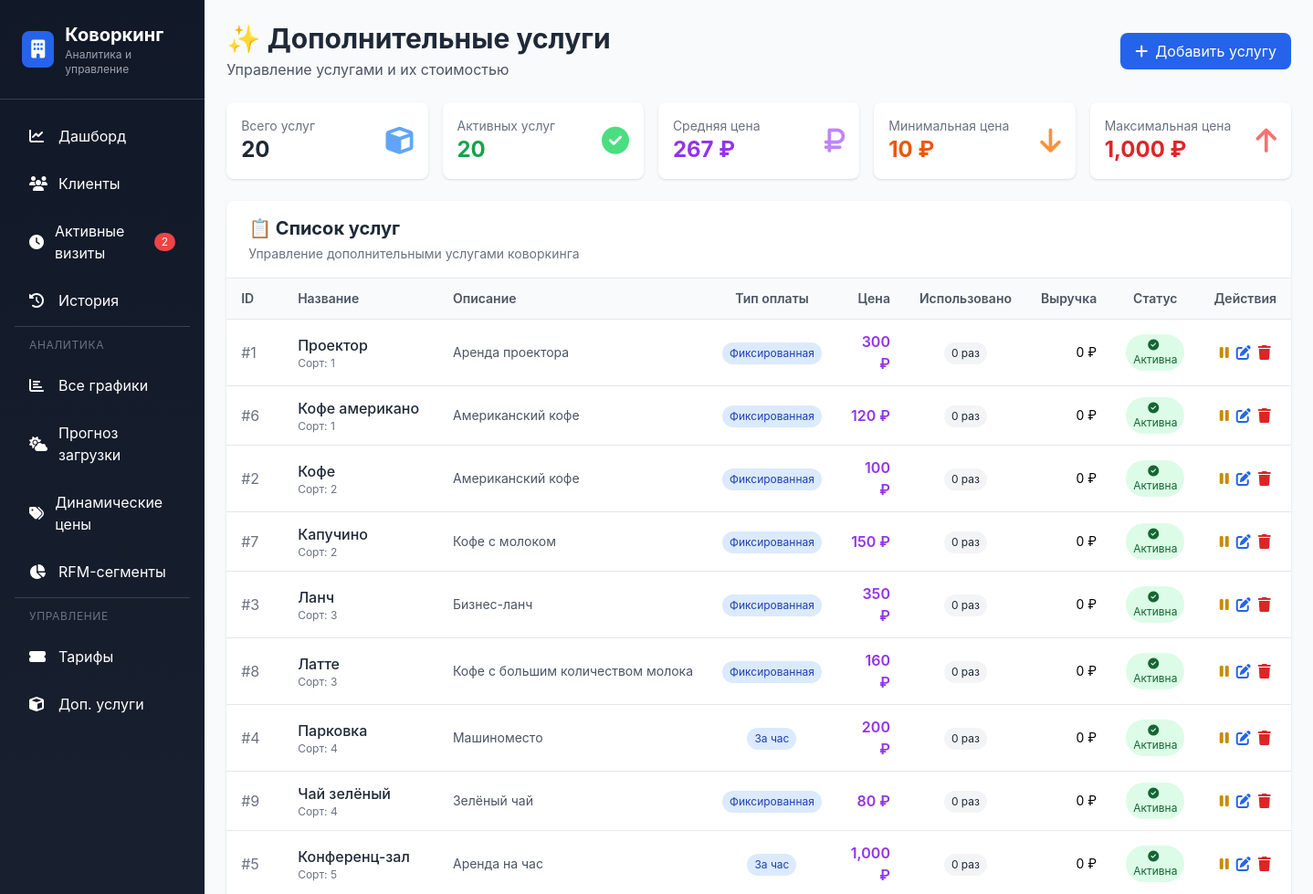
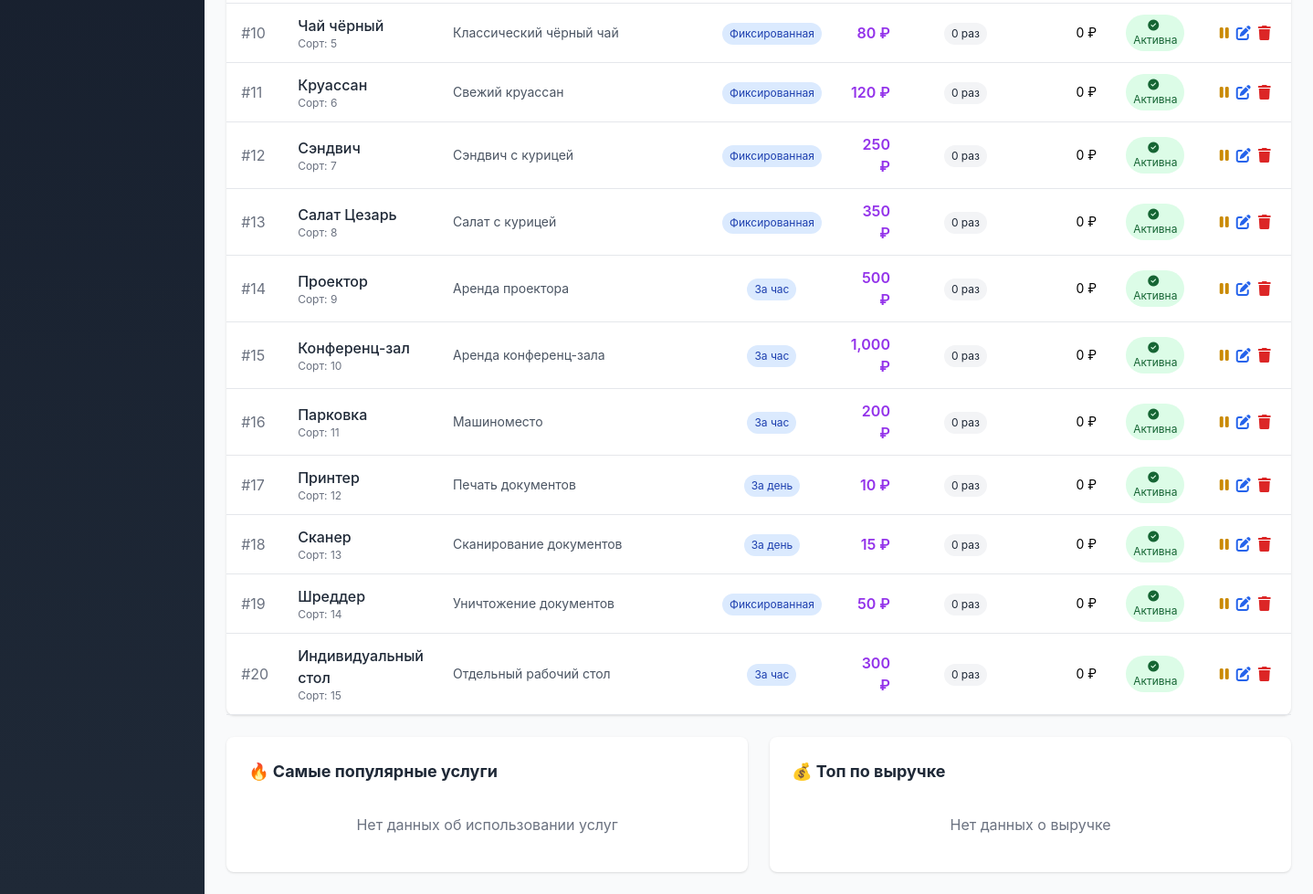
/services.php, run on the app's committed database (2 pictures, top to bottom).
### tables this page shows
CREATE TABLE `extra_services` (
  `id` int(11) NOT NULL AUTO_INCREMENT,
  `name` varchar(100) NOT NULL,
  `description` text DEFAULT NULL,
  `price` decimal(10,2) NOT NULL,
  `price_type` enum('fixed','per_hour','per_day') DEFAULT 'fixed',
  `is_active` tinyint(1) DEFAULT 1,
  `sort_order` int(11) DEFAULT 0,
  `created_at` timestamp NOT NULL DEFAULT current_timestamp(),
  PRIMARY KEY (`id`)
);

### services.php (the view, shortened to what this page needs)
<?php
$db = getDB();
$stmt = $db->query("
    SELECT * FROM extra_services
    ORDER BY sort_order ASC, id ASC
");
$services = $stmt->fetchAll();
$usage_stats = [];
foreach ($services as $service) {
    $stmt = $db->prepare("
        SELECT COUNT(*) as usage_count, COALESCE(SUM(total_amount), 0) as total_revenue
        FROM visits
        WHERE status = 'completed' AND extra_services_json LIKE ?
    ");
    $stmt->execute(['%\"' . $service['id'] . '\"%']);
    $usage_stats[$service['id']] = $stmt->fetch();
}
$stmt = $db->query("
    SELECT
        COUNT(*) as total_services,
        SUM(CASE WHEN is_active = 1 THEN 1 ELSE 0 END) as active_services,
        AVG(price) as avg_price,
        MIN(price) as min_price,
        MAX(price) as max_price
    FROM extra_services
");
$overall_stats = $stmt->fetch();
include 'header.php';
include 'left-menu.php';
?>
<div class="flex-1 p-6 bg-gray-50">
    <div class="flex justify-between items-center mb-6">
        <div>
            <h1 class="text-3xl font-bold text-gray-800">✨ Дополнительные услуги</h1>
            <p class="text-gray-600 mt-1">Управление услугами и их стоимостью</p>
        </div>
        <button onclick="openAddModal()" class="bg-blue-600 hover:bg-blue-700 text-white px-4 py-2 rounded-lg transition flex items-center space-x-2">
            <i class="fas fa-plus"></i>
            <span>Добавить услугу</span>
        </button>
    </div>
    <div class="grid grid-cols-1 md:grid-cols-5 gap-4 mb-6">
        <div class="bg-white rounded-lg shadow p-4">
            <div class="flex justify-between items-center">
                <div>
                    <p class="text-gray-500 text-sm">Всего услуг</p>
                    <p class="text-2xl font-bold text-gray-800"><?= $overall_stats['total_services'] ?? 0 ?></p>
                </div>
                <i class="fas fa-cube text-3xl text-blue-400"></i>
            </div>
        </div>
        <div class="bg-white rounded-lg shadow p-4">
            <div class="flex justify-between items-center">
                <div>
                    <p class="text-gray-500 text-sm">Активных услуг</p>
                    <p class="text-2xl font-bold text-green-600"><?= $overall_stats['active_services'] ?? 0 ?></p>
                </div>
                <i class="fas fa-check-circle text-3xl text-green-400"></i>
            </div>
        </div>
        <div class="bg-white rounded-lg shadow p-4">
            <div class="flex justify-between items-center">
                <div>
                    <p class="text-gray-500 text-sm">Средняя цена</p>
                    <p class="text-2xl font-bold text-purple-600"><?= number_format($overall_stats['avg_price'] ?? 0, 0) ?> ₽</p>
                </div>
                <i class="fas fa-ruble-sign text-3xl text-purple-400"></i>
            </div>
        </div>
        <div class="bg-white rounded-lg shadow p-4">
            <div class="flex justify-between items-center">
                <div>
                    <p class="text-gray-500 text-sm">Минимальная цена</p>
                    <p class="text-2xl font-bold text-orange-600"><?= number_format($overall_stats['min_price'] ?? 0, 0) ?> ₽</p>
                </div>
                <i class="fas fa-arrow-down text-3xl text-orange-400"></i>
            </div>
        </div>
        <div class="bg-white rounded-lg shadow p-4">
            <div class="flex justify-between items-center">
                <div>
                    <p class="text-gray-500 text-sm">Максимальная цена</p>
                    <p class="text-2xl font-bold text-red-600"><?= number_format($overall_stats['max_price'] ?? 0, 0) ?> ₽</p>
                </div>
                <i class="fas fa-arrow-up text-3xl text-red-400"></i>
            </div>
        </div>
    </div>
    <div class="bg-white rounded-lg shadow">
        <div class="border-b px-6 py-4">
            <h2 class="text-xl font-bold text-gray-800">📋 Список услуг</h2>
            <p class="text-sm text-gray-500 mt-1">Управление дополнительными услугами коворкинга</p>
        </div>
        <div class="overflow-x-auto">
            <table class="w-full">
                <thead class="bg-gray-50 border-b">
                    <tr>
                        <th class="text-left py-3 px-4 text-sm font-semibold text-gray-600">ID</th>
                        <th class="text-left py-3 px-4 text-sm font-semibold text-gray-600">Название</th>
                        <th class="text-left py-3 px-4 text-sm font-semibold text-gray-600">Описание</th>
                        <th class="text-center py-3 px-4 text-sm font-semibold text-gray-600">Тип оплаты</th>
                        <th class="text-right py-3 px-4 text-sm font-semibold text-gray-600">Цена</th>
                        <th class="text-center py-3 px-4 text-sm font-semibold text-gray-600">Использовано</th>
                        <th class="text-right py-3 px-4 text-sm font-semibold text-gray-600">Выручка</th>
                        <th class="text-center py-3 px-4 text-sm font-semibold text-gray-600">Статус</th>
                        <th class="text-center py-3 px-4 text-sm font-semibold text-gray-600">Действия</th>
                    </tr>
                </thead>
                <tbody>
                    <?php if (empty($services)): ?>
                        <tr>
                            <td colspan="9" class="text-center py-8 text-gray-500">
                                <i class="fas fa-cube fa-2x mb-2 block"></i>
                                Нет добавленных услуг
                             </td>
                         </tr>
                    <?php else: ?>
                        <?php foreach ($services as $service):
                            $usage = $usage_stats[$service['id']] ?? ['usage_count' => 0, 'total_revenue' => 0];
                            $price_types = [
                                'fixed' => 'Фиксированная',
                                'per_hour' => 'За час',
                                'per_day' => 'За день'
                            ];
                        ?>
                            <tr class="border-b hover:bg-gray-50">
                                <td class="py-3 px-4 text-gray-500">#<?= $service['id'] ?></td>
                                <td class="py-3 px-4">
                                    <div class="font-medium text-gray-800"><?= htmlspecialchars($service['name']) ?></div>
                                    <div class="text-xs text-gray-500">Сорт: <?= $service['sort_order'] ?></div>
                                </td>
                                <td class="py-3 px-4 text-sm text-gray-600 max-w-xs truncate">
                                    <?= htmlspecialchars($service['description'] ?: '—') ?>
                                </td>
                                <td class="py-3 px-4 text-center">
                                    <span class="inline-block px-2 py-1 text-xs rounded-full bg-blue-100 text-blue-800">
                                        <?= $price_types[$service['price_type']] ?>
                                    </span>
                                </td>
                                <td class="py-3 px-4 text-right">
                                    <span class="font-semibold text-purple-600"><?= number_format($service['price'], 0) ?> ₽</span>
                                </td>
                                <td class="py-3 px-4 text-center">
                                    <span class="inline-block px-2 py-1 text-xs rounded-full bg-gray-100 text-gray-800">
                                        <?= $usage['usage_count'] ?> раз
                                    </span>
                                </td>
                                <td class="py-3 px-4 text-right text-sm">
                                    <?= number_format($usage['total_revenue'], 0, ',', ' ') ?> ₽
                                </td>
                                <td class="py-3 px-4 text-center">
                                    <?php if ($service['is_active']): ?>
                                        <span class="inline-block px-2 py-1 text-xs rounded-full bg-green-100 text-green-800">
                                            <i class="fas fa-check-circle mr-1"></i>Активна
                                        </span>
                                    <?php else: ?>
                                        <span class="inline-block px-2 py-1 text-xs rounded-full bg-gray-100 text-gray-800">
                                            <i class="fas fa-ban mr-1"></i>Отключена
                                        </span>
                                    <?php endif; ?>
                                </td>
                                <td class="py-3 px-4 text-center">
                                    <div class="flex items-center justify-center space-x-2">
                                        <button onclick="toggleService(<?= $service['id'] ?>)"
                                                class="text-<?= $service['is_active'] ? 'yellow' : 'green' ?>-600 hover:text-<?= $service['is_active'] ? 'yellow' : 'green' ?>-800 transition"
                                                title="<?= $service['is_active'] ? 'Отключить' : 'Включить' ?>">
                                            <i class="fas fa-<?= $service['is_active'] ? 'pause' : 'play' ?>"></i>
                                        </button>
                                        <button onclick='editService(<?= json_encode($service) ?>)'
                                                class="text-blue-600 hover:text-blue-800 transition" title="Редактировать">
                                            <i class="fas fa-edit"></i>
                                        </button>
                                        <button onclick="deleteService(<?= $service['id'] ?>, '<?= htmlspecialchars($service['name']) ?>')"
                                                class="text-red-600 hover:text-red-800 transition" title="Удалить">
                                            <i class="fas fa-trash"></i>
                                        </button>
                                    </div>
                                </td>
                            </tr>
                        <?php endforeach; ?>
                    <?php endif; ?>
                </tbody>
            </table>
        </div>
    </div>
    <div class="mt-6 grid grid-cols-1 lg:grid-cols-2 gap-6">
        <div class="bg-white rounded-lg shadow p-6">
            <h3 class="text-lg font-bold text-gray-800 mb-4">🔥 Самые популярные услуги</h3>
            <div class="space-y-4">
                <?php
                $popular = array_filter($services, function($s) use ($usage_stats) {
                    return ($usage_stats[$s['id']]['usage_count'] ?? 0) > 0;
                });
                usort($popular, function($a, $b) use ($usage_stats) {
                    return ($usage_stats[$b['id']]['usage_count'] ?? 0) - ($usage_stats[$a['id']]['usage_count'] ?? 0);
                });
                $popular = array_slice($popular, 0, 5);
                if (empty($popular)): ?>
                    <p class="text-gray-500 text-center py-4">Нет данных об использовании услуг</p>
                <?php endif; ?>
            </div>
        </div>
        <div class="bg-white rounded-lg shadow p-6">
            <h3 class="text-lg font-bold text-gray-800 mb-4">💰 Топ по выручке</h3>
            <div class="space-y-4">
                <?php
                $top_revenue = array_filter($services, function($s) use ($usage_stats) {
                    return ($usage_stats[$s['id']]['total_revenue'] ?? 0) > 0;
                });
                usort($top_revenue, function($a, $b) use ($usage_stats) {
                    return ($usage_stats[$b['id']]['total_revenue'] ?? 0) - ($usage_stats[$a['id']]['total_revenue'] ?? 0);
                });
                $top_revenue = array_slice($top_revenue, 0, 5);
                if (empty($top_revenue)): ?>
                    <p class="text-gray-500 text-center py-4">Нет данных о выручке</p>
                <?php endif; ?>
            </div>
        </div>
    </div>
</div>
<?php include 'footer.php'; ?>

### header.php (style rules this page uses)
* { margin: 0; padding: 0; box-sizing: border-box; }
body { font-family: -apple-system, BlinkMacSystemFont, 'Segoe UI', Roboto, 'Helvetica Neue', Arial, sans-serif; }

### data on the page
extra_services: id "1", name "Проектор", sort_order "1", description "Аренда проектора", price_type "Фиксированная", price "300", usage_count "0", total_revenue "0", is_active 1 (drawn)
extra_services: id "6", name "Кофе американо", sort_order "1", description "Американский кофе", price_type "Фиксированная", price "120", usage_count "0", total_revenue "0", is_active 1 (drawn)
extra_services: id "2", name "Кофе", sort_order "2", description "Американский кофе", price_type "Фиксированная", price "100", usage_count "0", total_revenue "0", is_active 1 (drawn)
extra_services: id "7", name "Капучино", sort_order "2", description "Кофе с молоком", price_type "Фиксированная", price "150", usage_count "0", total_revenue "0", is_active 1 (drawn)
extra_services: id "3", name "Ланч", sort_order "3", description "Бизнес-ланч", price_type "Фиксированная", price "350", usage_count "0", total_revenue "0", is_active 1 (drawn)
extra_services: id "8", name "Латте", sort_order "3", description "Кофе с большим количеством молока", price_type "Фиксированная", price "160", usage_count "0", total_revenue "0", is_active 1 (drawn)
extra_services: id "4", name "Парковка", sort_order "4", description "Машиноместо", price_type "За час", price "200", usage_count "0", total_revenue "0", is_active 1 (drawn)
extra_services: id "9", name "Чай зелёный", sort_order "4", description "Зелёный чай", price_type "Фиксированная", price "80", usage_count "0", total_revenue "0", is_active 1 (drawn)
extra_services: id "5", name "Конференц-зал", sort_order "5", description "Аренда на час", price_type "За час", price "1,000", usage_count "0", total_revenue "0", is_active 1 (drawn)
extra_services: id "10", name "Чай чёрный", sort_order "5", description "Классический чёрный чай", price_type "Фиксированная", price "80", usage_count "0", total_revenue "0", is_active 1 (drawn)
extra_services: id "11", name "Круассан", sort_order "6", description "Свежий круассан", price_type "Фиксированная", price "120", usage_count "0", total_revenue "0", is_active 1 (drawn)
extra_services: id "12", name "Сэндвич", sort_order "7", description "Сэндвич с курицей", price_type "Фиксированная", price "250", usage_count "0", total_revenue "0", is_active 1 (drawn)
extra_services: id "13", name "Салат Цезарь", sort_order "8", description "Салат с курицей", price_type "Фиксированная", price "350", usage_count "0", total_revenue "0", is_active 1 (drawn)
extra_services: id "14", name "Проектор", sort_order "9", description "Аренда проектора", price_type "За час", price "500", usage_count "0", total_revenue "0", is_active 1 (drawn)
extra_services: id "15", name "Конференц-зал", sort_order "10", description "Аренда конференц-зала", price_type "За час", price "1,000", usage_count "0", total_revenue "0", is_active 1 (drawn)
extra_services: id "16", name "Парковка", sort_order "11", description "Машиноместо", price_type "За час", price "200", usage_count "0", total_revenue "0", is_active 1 (drawn)
extra_services: id "17", name "Принтер", sort_order "12", description "Печать документов", price_type "За день", price "10", usage_count "0", total_revenue "0", is_active 1 (drawn)
extra_services: id "18", name "Сканер", sort_order "13", description "Сканирование документов", price_type "За день", price "15", usage_count "0", total_revenue "0", is_active 1 (drawn)
extra_services: id "19", name "Шреддер", sort_order "14", description "Уничтожение документов", price_type "Фиксированная", price "50", usage_count "0", total_revenue "0", is_active 1 (drawn)
extra_services: id "20", name "Индивидуальный стол", sort_order "15", description "Отдельный рабочий стол", price_type "За час", price "300", usage_count "0", total_revenue "0", is_active 1 (drawn)

### other printed values
$active_count "2"
$overall_stats['total_services'] "20"
$overall_stats['active_services'] "20"
$overall_stats['avg_price'] "267"
$overall_stats['min_price'] "10"
$overall_stats['max_price'] "1,000"
